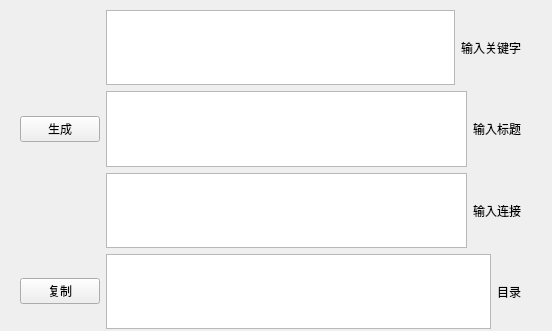
<?xml version="1.0" encoding="UTF-8"?>
<ui version="4.0">
 <class>Form</class>
 <widget class="QWidget" name="Form">
  <property name="geometry">
   <rect>
    <x>0</x>
    <y>0</y>
    <width>552</width>
    <height>331</height>
   </rect>
  </property>
  <property name="windowTitle">
   <string>Form</string>
  </property>
  <widget class="QWidget" name="">
   <property name="geometry">
    <rect>
     <x>20</x>
     <y>10</y>
     <width>501</width>
     <height>482</height>
    </rect>
   </property>
   <layout class="QVBoxLayout" name="verticalLayout_3">
    <item>
     <layout class="QHBoxLayout" name="horizontalLayout_6">
      <item>
       <widget class="QPushButton" name="pushButton_generate">
        <property name="text">
         <string>生成</string>
        </property>
       </widget>
      </item>
      <item>
       <layout class="QVBoxLayout" name="verticalLayout">
        <item>
         <layout class="QHBoxLayout" name="horizontalLayout_2">
          <item>
           <widget class="QTextEdit" name="textEdit_keyword"/>
          </item>
          <item>
           <widget class="QLabel" name="label_3">
            <property name="text">
             <string>输入关键字</string>
            </property>
           </widget>
          </item>
         </layout>
        </item>
        <item>
         <layout class="QHBoxLayout" name="horizontalLayout">
          <item>
           <widget class="QTextEdit" name="textEdit_title"/>
          </item>
          <item>
           <widget class="QLabel" name="label_2">
            <property name="text">
             <string>输入标题</string>
            </property>
           </widget>
          </item>
         </layout>
        </item>
        <item>
         <layout class="QHBoxLayout" name="horizontalLayout_3">
          <item>
           <widget class="QTextEdit" name="textEdit_link"/>
          </item>
          <item>
           <widget class="QLabel" name="label_4">
            <property name="text">
             <string>输入连接</string>
            </property>
           </widget>
          </item>
         </layout>
        </item>
       </layout>
      </item>
     </layout>
    </item>
    <item>
     <layout class="QVBoxLayout" name="verticalLayout_2">
      <item>
       <layout class="QHBoxLayout" name="horizontalLayout_7">
        <item>
         <widget class="QPushButton" name="pushButton_copycatalog">
          <property name="text">
           <string>复制</string>
          </property>
         </widget>
        </item>
        <item>
         <layout class="QHBoxLayout" name="horizontalLayout_4">
          <item>
           <widget class="QTextEdit" name="textEdit_catalog"/>
          </item>
          <item>
           <widget class="QLabel" name="label_5">
            <property name="text">
             <string>目录</string>
            </property>
           </widget>
          </item>
         </layout>
        </item>
       </layout>
      </item>
      <item>
       <layout class="QHBoxLayout" name="horizontalLayout_8">
        <item>
         <widget class="QPushButton" name="pushButton_copyanchor">
          <property name="text">
           <string>复制</string>
          </property>
         </widget>
        </item>
        <item>
         <layout class="QHBoxLayout" name="horizontalLayout_5">
          <item>
           <widget class="QTextEdit" name="textEdit_anchor"/>
          </item>
          <item>
           <widget class="QLabel" name="label_6">
            <property name="text">
             <string>锚点</string>
            </property>
           </widget>
          </item>
         </layout>
        </item>
       </layout>
      </item>
      <item>
       <layout class="QHBoxLayout" name="horizontalLayout_9">
        <item>
         <widget class="QPushButton" name="pushButton_content">
          <property name="text">
           <string>复制</string>
          </property>
         </widget>
        </item>
        <item>
         <layout class="QHBoxLayout" name="horizontalLayout_10">
          <item>
           <widget class="QTextEdit" name="textEdit_content"/>
          </item>
          <item>
           <widget class="QLabel" name="label_7">
            <property name="text">
             <string>内容</string>
            </property>
           </widget>
          </item>
         </layout>
        </item>
       </layout>
      </item>
     </layout>
    </item>
   </layout>
  </widget>
 </widget>
 <resources/>
 <connections/>
</ui>
